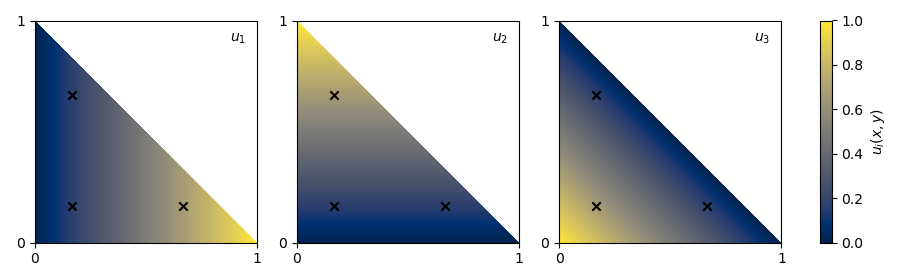

This figure's Python source:
#!/usr/bin/env python3

import numpy as np
import matplotlib.pyplot as plt


def f1(x, y):
    return np.copy(x)


def f2(x, y):
    return np.copy(y)


def f3(x, y):
    return np.copy(1 - x - y)


def main():
    n = 10_001
    x, y = np.meshgrid(np.linspace(0, 1, n), np.linspace(0, 1, n))
    excl = np.where(x > (1 - y))
    p1 = f1(x, y)
    p2 = f2(x, y)
    p3 = f3(x, y)
    p1[excl] = np.nan
    p2[excl] = np.nan
    p3[excl] = np.nan

    fig, axs = plt.subplots(
        1, 4, width_ratios=[1, 1, 1, 0.05], figsize=(9, 2.75))

    axs[0].pcolormesh(x, y, p1, cmap="cividis")
    axs[1].pcolormesh(x, y, p2, cmap="cividis")
    plot = axs[2].pcolormesh(x, y, p3, cmap="cividis")
    axs[0].text(0.95, 0.95, "$u_1$", ha="right", va="top")
    axs[1].text(0.95, 0.95, "$u_2$", ha="right", va="top")
    axs[2].text(0.95, 0.95, "$u_3$", ha="right", va="top")
    plt.colorbar(plot, cax=axs[3], label="$u_i(x,y)$")

    for ax in axs[:3]:
        ax.set_aspect('equal')
        ax.set_xticks([0, 1], minor=False)
        ax.set_yticks([0, 1], minor=False)
        ax.scatter([1/6, 1/6, 2/3], [1/6, 2/3, 1/6], c="k", marker='x')

    fig.tight_layout()
    fig.savefig("basisfunctions.png")
    # plt.show()


if __name__ == "__main__":
    main()
